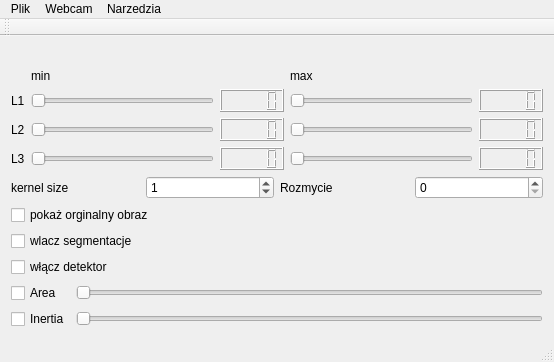
<?xml version="1.0" encoding="UTF-8"?>
<ui version="4.0">
 <class>MainWindow</class>
 <widget class="QMainWindow" name="MainWindow">
  <property name="geometry">
   <rect>
    <x>0</x>
    <y>0</y>
    <width>554</width>
    <height>362</height>
   </rect>
  </property>
  <property name="windowTitle">
   <string>MainWindow</string>
  </property>
  <widget class="QWidget" name="centralWidget">
   <layout class="QGridLayout" name="gridLayout">
    <item row="1" column="0">
     <layout class="QGridLayout" name="gridLayout_2">
      <item row="5" column="1">
       <widget class="QSlider" name="horizontalSlider_L2">
        <property name="maximum">
         <number>255</number>
        </property>
        <property name="orientation">
         <enum>Qt::Horizontal</enum>
        </property>
       </widget>
      </item>
      <item row="4" column="1">
       <widget class="QSlider" name="horizontalSlider_L1">
        <property name="maximum">
         <number>255</number>
        </property>
        <property name="orientation">
         <enum>Qt::Horizontal</enum>
        </property>
       </widget>
      </item>
      <item row="4" column="4">
       <widget class="QLCDNumber" name="lcdNumber_L1max"/>
      </item>
      <item row="4" column="0">
       <widget class="QLabel" name="label_2">
        <property name="text">
         <string>L1</string>
        </property>
       </widget>
      </item>
      <item row="4" column="3">
       <widget class="QSlider" name="horizontalSlider_L1max">
        <property name="maximum">
         <number>255</number>
        </property>
        <property name="orientation">
         <enum>Qt::Horizontal</enum>
        </property>
       </widget>
      </item>
      <item row="4" column="2">
       <widget class="QLCDNumber" name="lcdNumber"/>
      </item>
      <item row="3" column="1">
       <widget class="QLabel" name="label">
        <property name="text">
         <string>min</string>
        </property>
       </widget>
      </item>
      <item row="3" column="3">
       <widget class="QLabel" name="label_3">
        <property name="text">
         <string>max</string>
        </property>
       </widget>
      </item>
      <item row="5" column="3">
       <widget class="QSlider" name="horizontalSlider_L2max">
        <property name="maximum">
         <number>255</number>
        </property>
        <property name="orientation">
         <enum>Qt::Horizontal</enum>
        </property>
       </widget>
      </item>
      <item row="6" column="1">
       <widget class="QSlider" name="horizontalSlider_L3">
        <property name="maximum">
         <number>255</number>
        </property>
        <property name="orientation">
         <enum>Qt::Horizontal</enum>
        </property>
       </widget>
      </item>
      <item row="6" column="3">
       <widget class="QSlider" name="horizontalSlider_L3_max">
        <property name="maximum">
         <number>255</number>
        </property>
        <property name="orientation">
         <enum>Qt::Horizontal</enum>
        </property>
       </widget>
      </item>
      <item row="5" column="2">
       <widget class="QLCDNumber" name="lcdNumber_2"/>
      </item>
      <item row="6" column="2">
       <widget class="QLCDNumber" name="lcdNumber_3"/>
      </item>
      <item row="5" column="4">
       <widget class="QLCDNumber" name="lcdNumber_4"/>
      </item>
      <item row="6" column="4">
       <widget class="QLCDNumber" name="lcdNumber_5"/>
      </item>
      <item row="5" column="0">
       <widget class="QLabel" name="label_6">
        <property name="text">
         <string>L2</string>
        </property>
       </widget>
      </item>
      <item row="6" column="0">
       <widget class="QLabel" name="label_7">
        <property name="text">
         <string>L3</string>
        </property>
       </widget>
      </item>
     </layout>
    </item>
    <item row="0" column="0">
     <layout class="QVBoxLayout" name="verticalLayout">
      <item>
       <widget class="QLabel" name="image_area">
        <property name="text">
         <string/>
        </property>
       </widget>
      </item>
     </layout>
    </item>
    <item row="4" column="0">
     <widget class="QCheckBox" name="checkBox_showOriginal">
      <property name="text">
       <string>pokaż orginalny obraz</string>
      </property>
     </widget>
    </item>
    <item row="3" column="0">
     <layout class="QGridLayout" name="gridLayout_3">
      <item row="0" column="0">
       <widget class="QLabel" name="label_4">
        <property name="text">
         <string>kernel size</string>
        </property>
       </widget>
      </item>
      <item row="0" column="1">
       <widget class="QSpinBox" name="spinBox_kernelSize">
        <property name="minimum">
         <number>0</number>
        </property>
        <property name="value">
         <number>1</number>
        </property>
       </widget>
      </item>
      <item row="0" column="3">
       <widget class="QSpinBox" name="spinBox_blur">
        <property name="minimum">
         <number>0</number>
        </property>
        <property name="maximum">
         <number>10</number>
        </property>
        <property name="value">
         <number>0</number>
        </property>
       </widget>
      </item>
      <item row="0" column="2">
       <widget class="QLabel" name="label_5">
        <property name="text">
         <string>Rozmycie</string>
        </property>
       </widget>
      </item>
     </layout>
    </item>
    <item row="5" column="0">
     <widget class="QCheckBox" name="checkBox_segmentationOn">
      <property name="text">
       <string>wlacz segmentacje</string>
      </property>
     </widget>
    </item>
    <item row="7" column="0">
     <layout class="QGridLayout" name="gridLayout_4">
      <item row="0" column="0">
       <widget class="QCheckBox" name="checkBox_Area">
        <property name="text">
         <string>Area</string>
        </property>
       </widget>
      </item>
      <item row="0" column="1">
       <widget class="QSlider" name="horizontalSlider_area">
        <property name="orientation">
         <enum>Qt::Horizontal</enum>
        </property>
       </widget>
      </item>
      <item row="1" column="0">
       <widget class="QCheckBox" name="checkBox_inertia">
        <property name="text">
         <string>Inertia</string>
        </property>
       </widget>
      </item>
      <item row="1" column="1">
       <widget class="QSlider" name="horizontalSlider_inertia">
        <property name="orientation">
         <enum>Qt::Horizontal</enum>
        </property>
       </widget>
      </item>
     </layout>
    </item>
    <item row="6" column="0">
     <widget class="QCheckBox" name="checkBox_detector">
      <property name="text">
       <string>włącz detektor</string>
      </property>
     </widget>
    </item>
   </layout>
  </widget>
  <widget class="QMenuBar" name="menuBar">
   <property name="geometry">
    <rect>
     <x>0</x>
     <y>0</y>
     <width>554</width>
     <height>22</height>
    </rect>
   </property>
   <widget class="QMenu" name="menuPlik">
    <property name="title">
     <string>Plik</string>
    </property>
    <addaction name="actionOtworz"/>
    <addaction name="actionZapisz_obraz"/>
   </widget>
   <widget class="QMenu" name="menuWebcam">
    <property name="title">
     <string>Webcam</string>
    </property>
    <addaction name="actionStart"/>
    <addaction name="actionStop"/>
   </widget>
   <widget class="QMenu" name="menuNarzedzia">
    <property name="title">
     <string>Narzedzia</string>
    </property>
    <addaction name="actionOdswiez"/>
   </widget>
   <addaction name="menuPlik"/>
   <addaction name="menuWebcam"/>
   <addaction name="menuNarzedzia"/>
  </widget>
  <widget class="QToolBar" name="mainToolBar">
   <attribute name="toolBarArea">
    <enum>TopToolBarArea</enum>
   </attribute>
   <attribute name="toolBarBreak">
    <bool>false</bool>
   </attribute>
  </widget>
  <widget class="QStatusBar" name="statusBar"/>
  <action name="actionOtworz">
   <property name="text">
    <string>Otworz</string>
   </property>
  </action>
  <action name="actionWebcam">
   <property name="text">
    <string>Webcam</string>
   </property>
  </action>
  <action name="actionStart">
   <property name="text">
    <string>Start</string>
   </property>
  </action>
  <action name="actionStop">
   <property name="text">
    <string>Stop</string>
   </property>
  </action>
  <action name="actionOdswiez">
   <property name="text">
    <string>Odswiez</string>
   </property>
  </action>
  <action name="actionZapisz_obraz">
   <property name="text">
    <string>Zapisz obraz</string>
   </property>
   <property name="shortcut">
    <string>Ctrl+S</string>
   </property>
  </action>
 </widget>
 <layoutdefault spacing="6" margin="11"/>
 <resources/>
 <connections>
  <connection>
   <sender>horizontalSlider_L1</sender>
   <signal>valueChanged(int)</signal>
   <receiver>lcdNumber</receiver>
   <slot>display(int)</slot>
   <hints>
    <hint type="sourcelabel">
     <x>215</x>
     <y>125</y>
    </hint>
    <hint type="destinationlabel">
     <x>285</x>
     <y>129</y>
    </hint>
   </hints>
  </connection>
  <connection>
   <sender>horizontalSlider_L1</sender>
   <signal>valueChanged(int)</signal>
   <receiver>actionOdswiez</receiver>
   <slot>trigger()</slot>
   <hints>
    <hint type="sourcelabel">
     <x>215</x>
     <y>125</y>
    </hint>
    <hint type="destinationlabel">
     <x>-1</x>
     <y>-1</y>
    </hint>
   </hints>
  </connection>
  <connection>
   <sender>horizontalSlider_L1max</sender>
   <signal>valueChanged(int)</signal>
   <receiver>lcdNumber_L1max</receiver>
   <slot>display(int)</slot>
   <hints>
    <hint type="sourcelabel">
     <x>453</x>
     <y>125</y>
    </hint>
    <hint type="destinationlabel">
     <x>543</x>
     <y>129</y>
    </hint>
   </hints>
  </connection>
  <connection>
   <sender>horizontalSlider_L1max</sender>
   <signal>valueChanged(int)</signal>
   <receiver>actionOdswiez</receiver>
   <slot>trigger()</slot>
   <hints>
    <hint type="sourcelabel">
     <x>468</x>
     <y>125</y>
    </hint>
    <hint type="destinationlabel">
     <x>-1</x>
     <y>-1</y>
    </hint>
   </hints>
  </connection>
  <connection>
   <sender>spinBox_blur</sender>
   <signal>valueChanged(int)</signal>
   <receiver>actionOdswiez</receiver>
   <slot>trigger()</slot>
   <hints>
    <hint type="sourcelabel">
     <x>543</x>
     <y>221</y>
    </hint>
    <hint type="destinationlabel">
     <x>-1</x>
     <y>-1</y>
    </hint>
   </hints>
  </connection>
  <connection>
   <sender>spinBox_kernelSize</sender>
   <signal>valueChanged(int)</signal>
   <receiver>actionOdswiez</receiver>
   <slot>trigger()</slot>
   <hints>
    <hint type="sourcelabel">
     <x>273</x>
     <y>221</y>
    </hint>
    <hint type="destinationlabel">
     <x>-1</x>
     <y>-1</y>
    </hint>
   </hints>
  </connection>
  <connection>
   <sender>checkBox_segmentationOn</sender>
   <signal>clicked()</signal>
   <receiver>actionOdswiez</receiver>
   <slot>trigger()</slot>
   <hints>
    <hint type="sourcelabel">
     <x>276</x>
     <y>271</y>
    </hint>
    <hint type="destinationlabel">
     <x>-1</x>
     <y>-1</y>
    </hint>
   </hints>
  </connection>
  <connection>
   <sender>checkBox_showOriginal</sender>
   <signal>clicked(bool)</signal>
   <receiver>actionOdswiez</receiver>
   <slot>trigger()</slot>
   <hints>
    <hint type="sourcelabel">
     <x>276</x>
     <y>245</y>
    </hint>
    <hint type="destinationlabel">
     <x>-1</x>
     <y>-1</y>
    </hint>
   </hints>
  </connection>
  <connection>
   <sender>horizontalSlider_L2</sender>
   <signal>valueChanged(int)</signal>
   <receiver>lcdNumber_2</receiver>
   <slot>display(int)</slot>
   <hints>
    <hint type="sourcelabel">
     <x>167</x>
     <y>149</y>
    </hint>
    <hint type="destinationlabel">
     <x>238</x>
     <y>151</y>
    </hint>
   </hints>
  </connection>
  <connection>
   <sender>horizontalSlider_L3</sender>
   <signal>valueChanged(int)</signal>
   <receiver>lcdNumber_3</receiver>
   <slot>display(int)</slot>
   <hints>
    <hint type="sourcelabel">
     <x>94</x>
     <y>174</y>
    </hint>
    <hint type="destinationlabel">
     <x>236</x>
     <y>180</y>
    </hint>
   </hints>
  </connection>
  <connection>
   <sender>horizontalSlider_L2max</sender>
   <signal>valueChanged(int)</signal>
   <receiver>lcdNumber_4</receiver>
   <slot>display(int)</slot>
   <hints>
    <hint type="sourcelabel">
     <x>371</x>
     <y>144</y>
    </hint>
    <hint type="destinationlabel">
     <x>512</x>
     <y>152</y>
    </hint>
   </hints>
  </connection>
  <connection>
   <sender>horizontalSlider_L3_max</sender>
   <signal>valueChanged(int)</signal>
   <receiver>lcdNumber_5</receiver>
   <slot>display(int)</slot>
   <hints>
    <hint type="sourcelabel">
     <x>430</x>
     <y>178</y>
    </hint>
    <hint type="destinationlabel">
     <x>507</x>
     <y>181</y>
    </hint>
   </hints>
  </connection>
  <connection>
   <sender>horizontalSlider_L2</sender>
   <signal>valueChanged(int)</signal>
   <receiver>actionOdswiez</receiver>
   <slot>trigger()</slot>
   <hints>
    <hint type="sourcelabel">
     <x>124</x>
     <y>147</y>
    </hint>
    <hint type="destinationlabel">
     <x>-1</x>
     <y>-1</y>
    </hint>
   </hints>
  </connection>
  <connection>
   <sender>horizontalSlider_L2max</sender>
   <signal>valueChanged(int)</signal>
   <receiver>actionOdswiez</receiver>
   <slot>trigger()</slot>
   <hints>
    <hint type="sourcelabel">
     <x>382</x>
     <y>147</y>
    </hint>
    <hint type="destinationlabel">
     <x>-1</x>
     <y>-1</y>
    </hint>
   </hints>
  </connection>
  <connection>
   <sender>horizontalSlider_L3</sender>
   <signal>valueChanged(int)</signal>
   <receiver>actionOdswiez</receiver>
   <slot>trigger()</slot>
   <hints>
    <hint type="sourcelabel">
     <x>124</x>
     <y>176</y>
    </hint>
    <hint type="destinationlabel">
     <x>-1</x>
     <y>-1</y>
    </hint>
   </hints>
  </connection>
  <connection>
   <sender>horizontalSlider_L3_max</sender>
   <signal>valueChanged(int)</signal>
   <receiver>actionOdswiez</receiver>
   <slot>trigger()</slot>
   <hints>
    <hint type="sourcelabel">
     <x>382</x>
     <y>176</y>
    </hint>
    <hint type="destinationlabel">
     <x>-1</x>
     <y>-1</y>
    </hint>
   </hints>
  </connection>
  <connection>
   <sender>checkBox_detector</sender>
   <signal>stateChanged(int)</signal>
   <receiver>actionOdswiez</receiver>
   <slot>trigger()</slot>
   <hints>
    <hint type="sourcelabel">
     <x>276</x>
     <y>288</y>
    </hint>
    <hint type="destinationlabel">
     <x>-1</x>
     <y>-1</y>
    </hint>
   </hints>
  </connection>
  <connection>
   <sender>checkBox_Area</sender>
   <signal>stateChanged(int)</signal>
   <receiver>actionOdswiez</receiver>
   <slot>trigger()</slot>
   <hints>
    <hint type="sourcelabel">
     <x>38</x>
     <y>318</y>
    </hint>
    <hint type="destinationlabel">
     <x>-1</x>
     <y>-1</y>
    </hint>
   </hints>
  </connection>
  <connection>
   <sender>horizontalSlider_area</sender>
   <signal>valueChanged(int)</signal>
   <receiver>actionOdswiez</receiver>
   <slot>trigger()</slot>
   <hints>
    <hint type="sourcelabel">
     <x>308</x>
     <y>318</y>
    </hint>
    <hint type="destinationlabel">
     <x>-1</x>
     <y>-1</y>
    </hint>
   </hints>
  </connection>
  <connection>
   <sender>horizontalSlider_inertia</sender>
   <signal>valueChanged(int)</signal>
   <receiver>actionOdswiez</receiver>
   <slot>trigger()</slot>
   <hints>
    <hint type="sourcelabel">
     <x>314</x>
     <y>318</y>
    </hint>
    <hint type="destinationlabel">
     <x>-1</x>
     <y>-1</y>
    </hint>
   </hints>
  </connection>
 </connections>
</ui>
